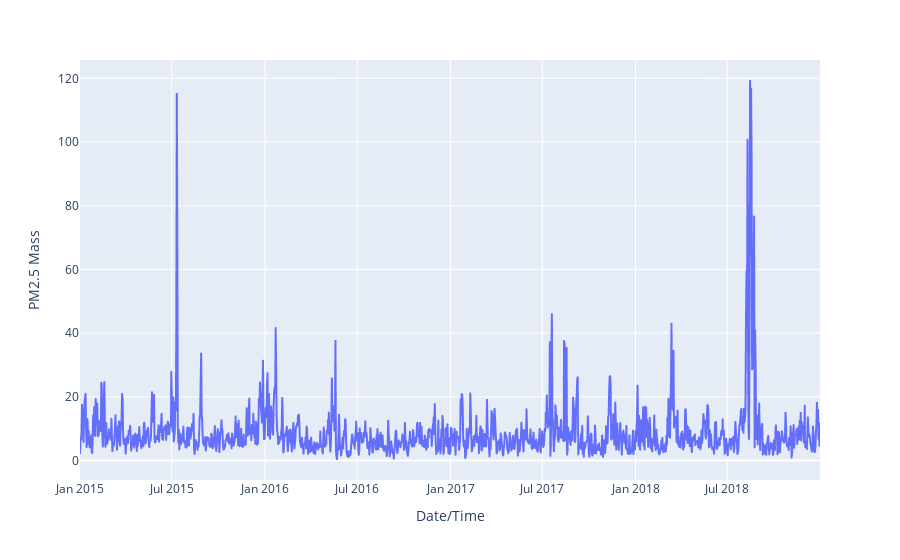

Notebook code for this chart:
### Code cell
fig_PM = px.line(df4, x='Date/Time', y= 'PM2.5 Mass')
fig_PM.show()

### Figure 1 — Plotly figure (JSON) as saved in the notebook; plotly's stock layout.template omitted (floating-point values rounded to 4 significant figures; data arrays with more than 128 entries replaced by an {"elided": "..."} marker saying what was removed)
{"data": [{"hovertemplate": "Date/Time=%{x}<br>PM2.5 Mass=%{y}<extra></extra>", "legendgroup": "", "line": {"color": "#636efa", "dash": "solid"}, "marker": {"symbol": "circle"}, "mode": "lines", "name": "", "showlegend": false, "type": "scattergl", "x": {"elided": "1461 str values"}, "xaxis": "x", "y": {"elided": "1461 float values"}, "yaxis": "y"}], "layout": {"legend": {"tracegroupgap": 0}, "margin": {"t": 60}, "xaxis": {"anchor": "y", "domain": [0, 1], "title": {"text": "Date/Time"}}, "yaxis": {"anchor": "x", "domain": [0, 1], "title": {"text": "PM2.5 Mass"}}}}
